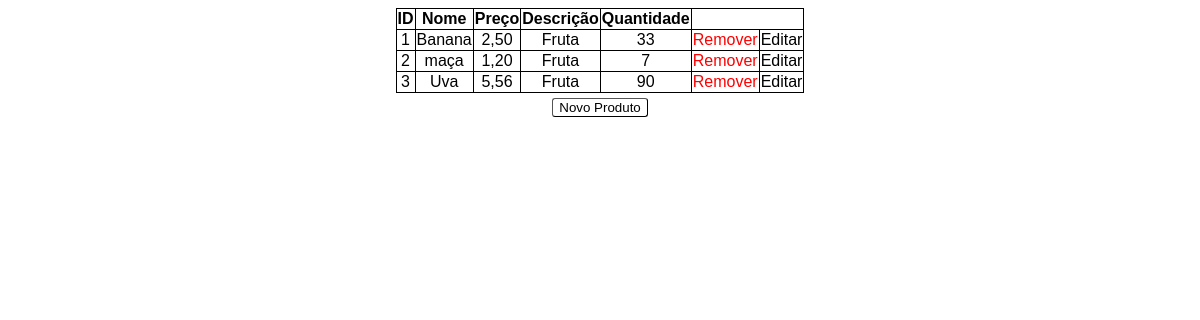
The app's page /, older data.
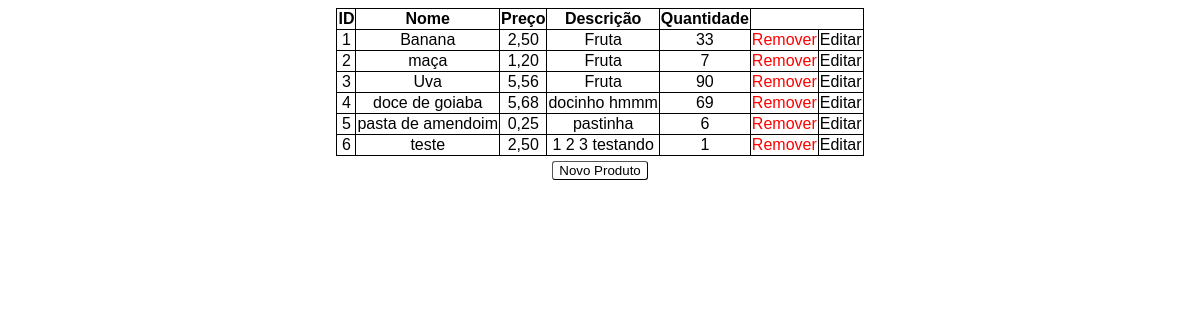
The same page, newer data.
### estoque/models.py (models this page shows, shortened)
class Produto(models.Model):
    nome = models.CharField(max_length=50, verbose_name="Nome")
    preco = models.DecimalField(max_digits=20, decimal_places=2, verbose_name="Preço")
    descricao = models.CharField(max_length=200, verbose_name="Descrição")
    quantidade = models.IntegerField(verbose_name="Quantidade")

### estoque/views.py (the view)
# urls.py: path('', views.listar,name='index.html'),
def listar(request):
    template_name = "estoque/index.html"
    produtos = Produto.objects.all()
    context = {'produtos': produtos}
    return render(request, template_name, context)

### estoque/templates/estoque/index.html
{% extends 'base.html' %}
{% block content %}
    <div class="container">
        <table border="1">
            <thead>
                <tr>
                    <th scope="col">ID</th>
                    <th scope="col">Nome</th>
                    <th scope="col">Preço</th>
                    <th scope="col">Descrição</th>
                    <th scope="col">Quantidade</th>
                </tr>
            </thead>
            <tbody>
                {% for produto in produtos %}
                <tr>
                    <td>{{produto.pk}}</td>
                    <td>{{produto.nome}}</td>
                    <td>{{produto.preco}}</td>
                    <td>{{produto.descricao}}</td>
                    <td>{{produto.quantidade}}</td>
                    <td><a href="{% url 'excluir' pk=produto.pk %}" id="del">Remover</a></td>
                    <td><a href="{% url 'editar' pk=produto.pk %}" id="edt">Editar</a></td>
                </tr>
                {% endfor %}
            </tbody>
        </table>
    </div>
    <div class="container" id="teste">
        <a href="{% url 'cadastrar_produto.html' %}"><button type="button" class="botao">Novo Produto</button></a>
    </div>
{% endblock %}

Row changes from the older to the newer data that the page shows:
added Produto: pk "4", nome "doce de goiaba", preco "5,68", descricao "docinho hmmm", quantidade "69"
added Produto: pk "5", nome "pasta de amendoim", preco "0,25", descricao "pastinha", quantidade "6"
added Produto: pk "6", nome "teste", preco "2,50", descricao "1 2 3 testando", quantidade "1"
